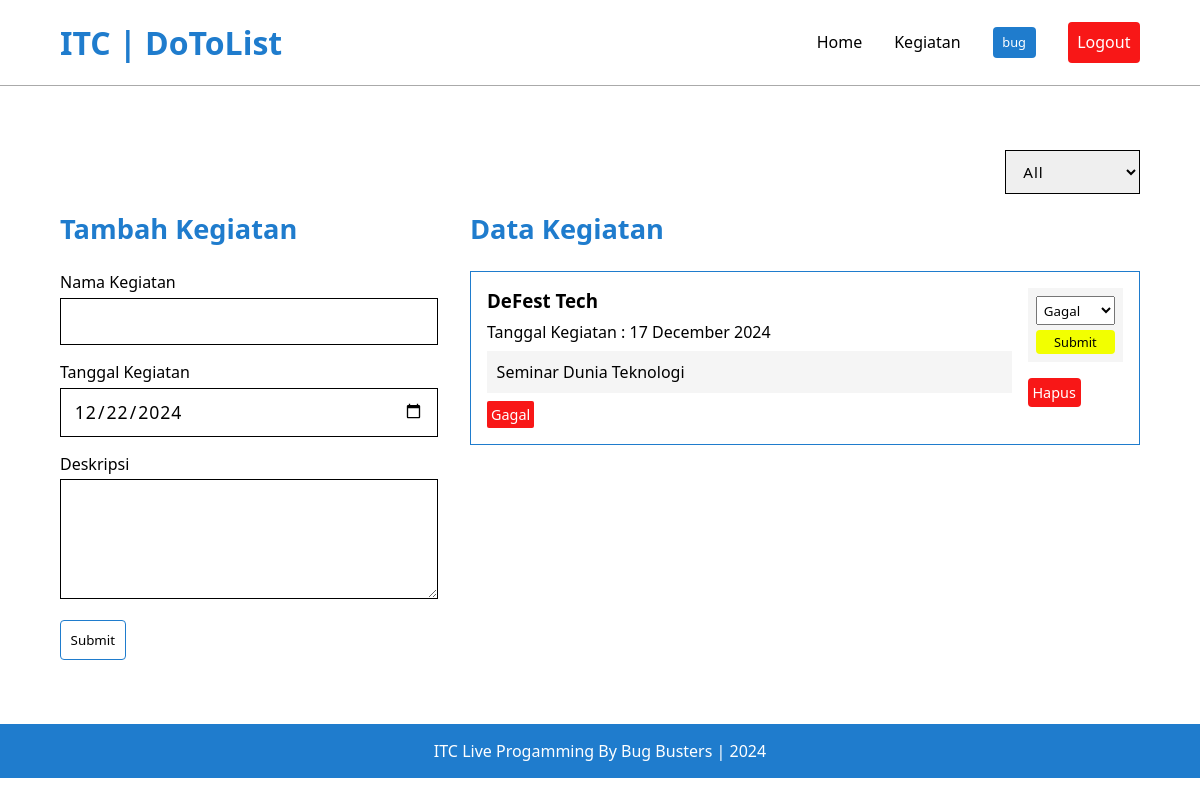
/src/kegiatan.php (signed in), run on the app's committed database.
### tables this page shows
CREATE TABLE `tbl_kegiatan` (
  `id_kegiatan` int(11) NOT NULL,
  `nama_kegiatan` varchar(255) DEFAULT NULL,
  `tgl_kegiatan` date DEFAULT NULL,
  `deskripsi` text DEFAULT NULL,
  `status` enum('terlaksana','belum','gagal') DEFAULT NULL,
  `id_users` int(11) DEFAULT NULL
);

### src/kegiatan.php (the view, shortened to what this page needs)
<?php
include "../components/header.php";
$id_users = $_SESSION['id_users'];
$status_cari = isset($_GET['status']) ? $_GET['status'] : '0';
$where_kegiatan = "WHERE id_users = '$id_users'";
$query = mysqli_query($conn, "SELECT * FROM tbl_kegiatan $where_kegiatan ORDER BY id_kegiatan DESC");
?>
<div class="container">
    <div class="search-col">
        <form action="" method="get">
            <select name="status" id="status" onchange="this.form.submit()">
                <option value="0" <?= ($status_cari == '0') ? 'selected' : '' ?>>All</option>
            </select>
        </form>
    </div>
    <div class="row-kegiatan">
        <div class="left-col">
            <h1 class="heading">Tambah Kegiatan</h1>
            <form action="./proces_add_kegiatan.php" method="post">
                <div class="group-input">
                    <label for="nama_kegiatan">Nama Kegiatan</label>
                    <input autofocus type="text" name="nama_kegiatan" class="form-control" id="nama_kegiatan" autocomplete="off" required>
                </div>
                <div class="group-input">
                    <label for="tgl_kegiatan">Tanggal Kegiatan</label>
                    <input type="date" value="<?= date('Y-m-d') ?>" name="tgl_kegiatan" class="form-control" id="tgl_kegiatan" autocomplete="off" required>
                </div>
                <div class="group-input">
                    <label for="deskripsi">Deskripsi</label>
                    <textarea name="deskripsi" id="deskripsi" cols="30" required rows="10"></textarea>
                </div>
                <button name="addKegiatan" class="btn-submit" type="submit">Submit</button>
            </form>
        </div>
        <div class="right-col">
            <h1 class="heading">Data Kegiatan</h1>
            <?php
            while ($data = mysqli_fetch_array($query)) {
            ?>
                <div class="card">
                    <div class="list">
                        <h3><?= $data['nama_kegiatan'] ?></h3>
                        <p class="tgl">Tanggal Kegiatan : <?= date("d F Y", strtotime($data['tgl_kegiatan'])) ?></p>
                        <p class="deskripsi"><?= $data['deskripsi'] ?></p>
                        <?php if ($data['status'] == 'belum') { ?>
                            <p class="status_belum"><?= $data['status'] = "Belum" ?></p>
                        <?php } else if ($data['status'] == 'terlaksana') { ?>
                            <p class="status_terlaksana"><?= $data['status'] = "Terlaksana" ?></p>
                        <?php } else if ($data['status'] == 'gagal') { ?>
                            <p class="status_gagal"><?= $data['status'] = "Gagal" ?></p>
                        <?php } ?>
                    </div>
                    <div class="aksi">
                        <form action="./update_kegiatan.php" method="post">
                            <?php $status = $data['status'] ?>
                            <select name="status" id="status">
                                <option <?= ($status == "Gagal") ? "selected" : "" ?> value="gagal">Gagal</option>
                            </select>
                            <button onclick="return confirm('Anda ingin mengubah status kegiatan?');" name="ubahStatus" class="badge-ubah" type="submit">Submit</button>
                        </form>
                        <div>
                            <a onclick="return confirm('Anda ingin menghapus data kegiatan?');" class="badge-hapus" href="./delete_kegiatan.php?id_kegiatan=<?= $data['id_kegiatan'] ?>">Hapus</a>
                        </div>
                    </div>
                </div>
            <?php } ?>
        </div>
    </div>
</div>
<?php include "../components/footer.php" ?>

### assets/css/style.css (style rules this page uses)
* { padding: 0; margin: 0; box-sizing: border-box; text-decoration: none; font-family: "Segoe UI", Tahoma, Geneva, Verdana, sans-serif; }
:root { --primary: #1f7ccd; }
.container { padding: 0 5%; }
.search-col { margin-top: 4rem; display: flex; justify-content: end; }
.search-col select { display: inline-block; padding: 0.65rem 0.8rem; outline: none; border: 1px solid #000; font-size: 0.95rem; letter-spacing: 1px; }
.row-kegiatan { display: grid; grid-template-columns: 35% calc(65% - 2rem); gap: 2rem; margin: 1rem 0 4rem; }
.row-kegiatan .heading { margin-bottom: 1.5rem; font-size: 1.7rem; color: var(--primary); }
.row-kegiatan .right-col .card { display: flex; width: 100%; border: 1px solid var(--primary); margin-bottom: 1.5rem; padding: 1rem; gap: 1rem; }
.row-kegiatan .right-col .card .list { flex: 1 1 calc(85% - 1rem); }
.row-kegiatan .right-col .card .list .tgl { margin: 0.5rem 0; }
.row-kegiatan .right-col .card .list .deskripsi { margin: 0.5rem 0; background: #f5f5f5; padding: 0.6rem; flex: 1 1 15%; }
.row-kegiatan .right-col .card .aksi { flex: 1 1 15%; display: flex; flex-direction: column; gap: 1rem; }
.row-kegiatan .right-col .card .aksi form { display: flex; flex-direction: column; gap: 0.3rem; background: #f5f5f5; padding: 0.5rem; }
.row-kegiatan .right-col .card .aksi form select { display: inline-block; padding: 0.2rem; width: 100%; }
.status_gagal { background: #f81717; color: #fff; display: inline-block; padding: 0.25rem; font-weight: 500; font-size: 0.9rem; border-radius: 2px; }
.btn-submit { display: inline-block; padding: 0.6rem; background: transparent; color: #000; border-radius: 4px; border: 1px solid var(--primary); cursor: pointer; }
.badge-hapus { display: inline-block; padding: 0.3rem; background: #f81717; color: #fff; font-size: 0.9rem; font-weight: 500; border-radius: 4px; cursor: pointer; }
.badge-ubah { display: inline-block; padding: 0.2rem; background: #f2ff00; color: #000; font-size: 0.8rem; font-weight: 500; border-radius: 4px; outline: none; border: none; cursor: pointer; }
.group-input { display: block; margin-bottom: 1rem; }
.group-input label { display: block; margin-bottom: 0.3rem; }
.group-input input { display: inline-block; padding: 0.65rem 0.8rem; outline: none; border: 1px solid #000; width: 100%; font-size: 1.1rem; letter-spacing: 1px; }
.group-input textarea { display: inline-block; padding: 0.65rem 0.8rem; outline: none; border: 1px solid #000; width: 100%; font-size: 1.1rem; letter-spacing: 1px; height: 120px; }

### data on the page
tbl_kegiatan: nama_kegiatan "DeFest Tech", tgl_kegiatan "17 December 2024", deskripsi "Seminar Dunia Teknologi", status "Gagal"

### other printed values
$_SESSION['username'] "bug"
